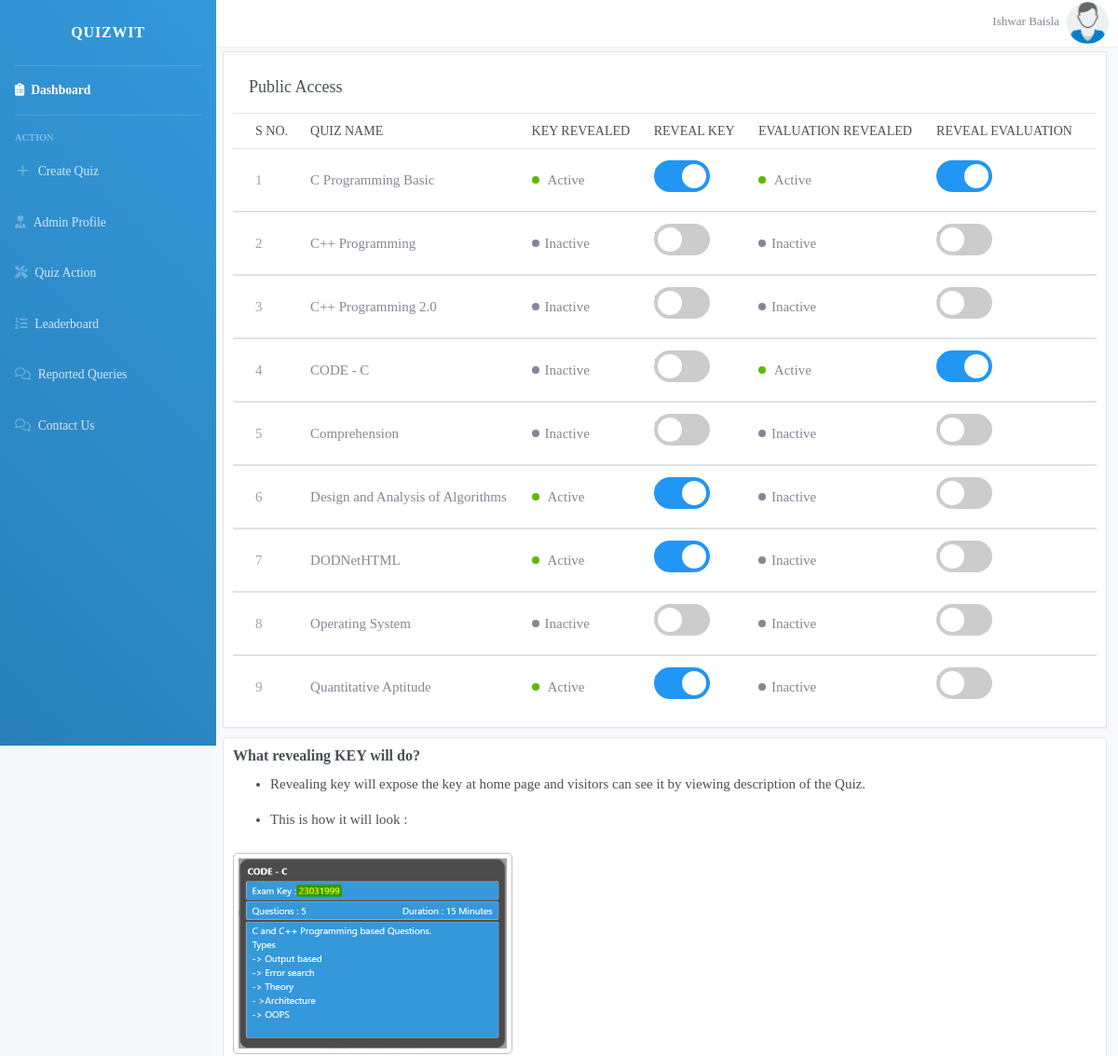
The app's page /public_access.php (signed in, upper part), older data.
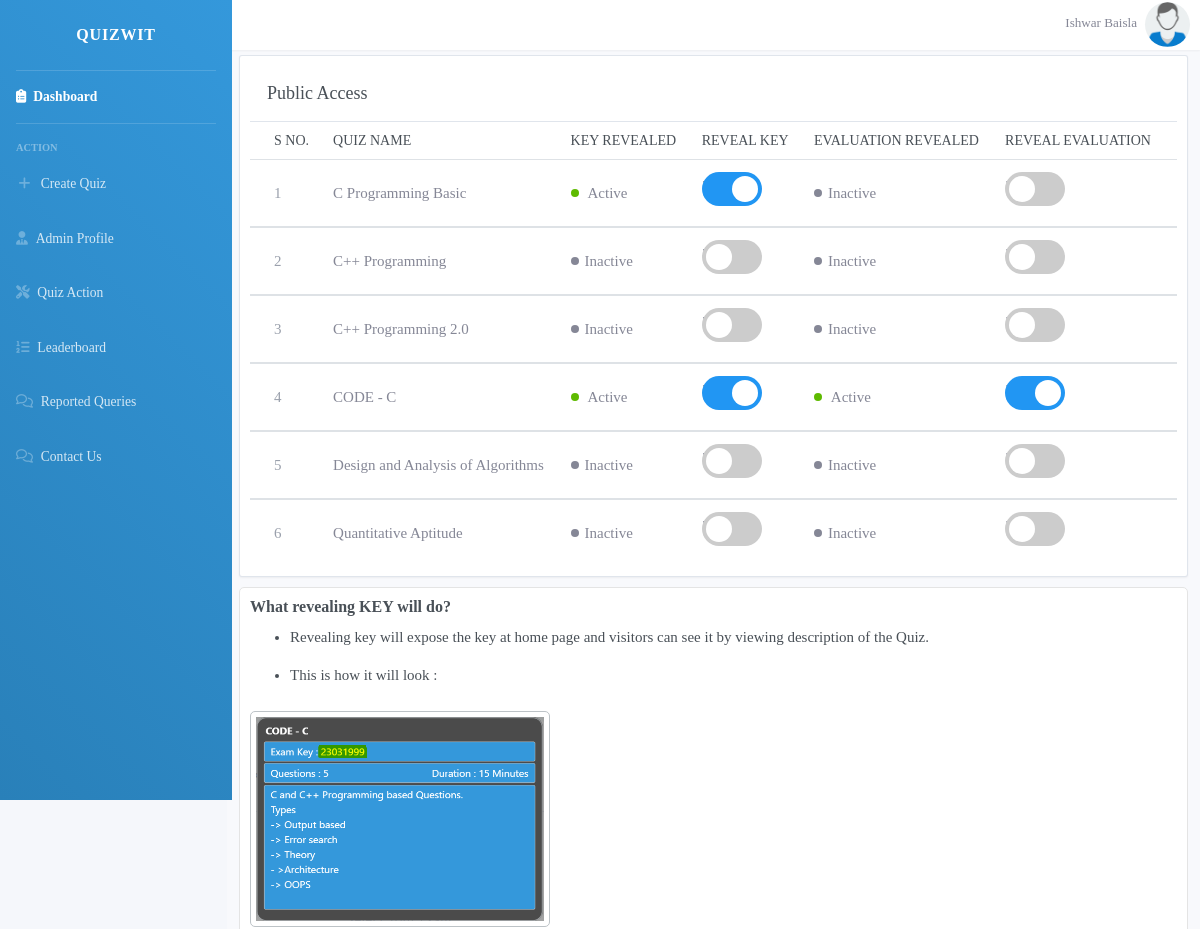
The same page, newer data.
### tables this page shows
CREATE TABLE `quizes` (
  `quiz_id` int(11) NOT NULL,
  `quiz_name` varchar(50) NOT NULL,
  `difficulty_level` char(30) NOT NULL,
  `description` varchar(1000) NOT NULL,
  `number_of_questions` int(11) NOT NULL,
  `is_active` int(11) NOT NULL,
  `active_timing` bigint(20) NOT NULL,
  `inactive_timing` bigint(20) NOT NULL,
  `Exam_key` varchar(30) NOT NULL,
  `key_access` tinyint(4) NOT NULL,
  `show_evaluation` tinyint(4) NOT NULL,
  `shuffle` tinyint(4) NOT NULL,
  `time_duration` int(11) NOT NULL,
  `marks_per_question` int(11) NOT NULL,
  `negative_marking` double NOT NULL,
  `passing_percentage` int(11) NOT NULL,
  `admin_email_id` int(11) NOT NULL,
  `time_stamp` varchar(100) NOT NULL
);

### public_access.php (the view, shortened to what this page needs)
<!DOCTYPE html>
<html>
<head>
</head>
</html>
<?php
    require_once('connection.php');
?>
<!DOCTYPE html>
<html>
	<?php include 'includes/header.php'; ?>
	<?php include 'includes/navbar.php'; ?>
	<div class="container">
  <div style="height: 55px;"></div>
		<div  style="margin-bottom: -40px;"class="row row-card row-deck">
			<div class="col-12">
				<div class="card">
					<div class="card-header">
						<h2 class="card-title">Public Access</h2>
					</div>
					<div class="table-responsive">
						<table class="table card-table table-vcenter text-nowrap">
							<thead>
								<tr>
									<th class="w-1">S No.</th>
									<th>Quiz Name</th>
									<th>Key Revealed</th>
									<th>Reveal Key</th>
									<th>Evaluation Revealed</th>
									<th>Reveal Evaluation</th>
								</tr>
							</thead>
							<tbody>
								<form action="toggle_state.php" method="get">
					        	<?php
					            $temp = "SELECT * FROM quizes WHERE admin_email_id='$_SESSION[admin_id]' ORDER BY quiz_name";
					            $result = mysqli_query($conn,$temp);
					            $i = 1;
					             $k=-1;
					             $m=1;
					            while($row = $result->fetch_assoc())
					            {
					               $sql = "SELECT * FROM question_bank WHERE quiz_id='$row[quiz_id]'";
					                    $temp = mysqli_query($conn,$sql);
					                  if($temp->num_rows>0)
					                  {
					                 $k = $k+1;
					                ?>
					                      <tr>
					                      	<td>
								              <span class="text-muted"><?php echo $i; ?></span>
								            </td>
					                        <td class="quiz-name"><?php echo $row['quiz_name']; ?></td>
					                    <td class="quiz-status">
					                        	<?php
					                        	if($row['key_access'])
					                    {
					                    	echo "<span class='status-icon bg-success'></span>
					                    		Active
					                    	<div class='count-active'></div>"; $m = 1;}
					                    else
					                    	{echo "<span class='status-icon bg-unsuccess'></span>Inactive";
					                     $m=2;}
					                    ?>
					                    </td>
					                    <td class='toggle'>
					                        <label class="switch">
					                        <?php
					                        if($m==1)
					                        {
					                        	?>
					                        <input class='check-key-access' onclick='change_key_access(<?php echo $row['quiz_id'];?>,<?php echo $k;?>)' type='checkbox' checked>;
					                        <?php
					                         }
					                         else {
					                         	?>
					                        <input class='check-key-access' onclick='change_key_access(<?php echo $row['quiz_id'];?>,<?php echo $k;?>)' type='checkbox' unchecked>;
                                              <?php
                                          }
                                          ?>
  											<span class="slider round"></span>
											</label>
					                    </td>
					                         <td class="quiz-status">
					                        	<?php
					                        	if($row['show_evaluation'])
					                    {
					                    	echo "<span class='status-icon bg-success'></span>
					                    		Active
					                    	<div class='count-active'></div>"; $m = 1;}
					                    else
					                    	{echo "<span class='status-icon bg-unsuccess'></span>Inactive";
					                     $m=2;}
					                    ?>
					                    </td>
					                    <td class='toggle'>
					                        <label class="switch">
					                        <?php
					                        if($m==1)
					                        {
					                        	?>
					                        <input class='check-evaluation' onclick='change_evaluation_access(<?php echo $row['quiz_id'];?>,<?php echo $k;?>)' type='checkbox' checked>;
					                        <?php
					                         }
					                         else {
					                         	?>
					                        <input class='check-evaluation' onclick='change_evaluation_access(<?php echo $row['quiz_id'];?>,<?php echo $k;?>)' type='checkbox' unchecked>;
                                              <?php
                                          }
                                          ?>
  											<span class="slider round"></span>
											</label>
					                    </td>
					                  </tr>
							</tbody>
							<?php
                                     $i =$i + 1;
					              }
					        }
					        ?>
						</table>
					</div>
				</div>
			</div>
		</div>
    <div class="explaining-feature">
   		<h5>What revealing KEY will do?</h5>
   				<ul>
   					<li> Revealing key will expose the key at home page and visitors can see it by viewing description of the Quiz.
   					</li>
   				</ul>
   				<ul>
   					<li>This is how it will look :</li>
   				</ul>
   			<img class="reveal-key" src="images/key_reveal.png" alt="view not able to load">
   		<br>
   		<br>
    </div>
	</div>
</body>
</html>

### includes/header.php (shortened to what this page needs)
<!DOCTYPE html>
<html lang="en">
<head>
  <link href="css/sb-admin-2.css" rel="stylesheet">
  <link href="css/dashboard.css" rel="stylesheet">
</head>
<body id="page-top" >
  <div id="wrapper">

### includes/navbar.php (shortened to what this page needs)
   <ul style="max-height:100vh;overflow-y:auto;overflow-x:hidden;background: linear-gradient(45deg, #2980b9, #3498db);position: absolute;position: fixed;" class="navbar-nav sidebar sidebar-dark accordion open-close-sidebar" id="accordionSidebar">
<a class="sidebar-brand d-flex align-items-center justify-content-center" href="index.php">
  <div style="display: block;" class="sidebar-brand-text mx-3">QuizWit</div>
</a>
<hr class="sidebar-divider my-0">
<li class="nav-item active">
  <a class="nav-link" href="admin_dashboard.php">
    <i class="fas fa-clipboard-list"></i>
    <span>Dashboard</span></a>
</li>
<hr class="sidebar-divider">
<div class="sidebar-heading">
  Action
</div>
<li class="nav-item">
  <a class="nav-link collapsed" href="createquiz.php" >
    <i class="fas fa-fw fa-plus"></i>
    <span>Create Quiz</span>
  </a>
</li>
<li class="nav-item">
  <a class="nav-link" href="admin_profile.php">
    <i class="fas fa-user-tie"></i>
    <span>Admin Profile</span></a>
</li>
<li class="nav-item">
  <?php
  $control = 0;
  $quizControl = 0;
    $sql = "SELECT * FROM quizes WHERE admin_email_id='$_SESSION[admin_id]'";
    $result = mysqli_query($conn,$sql);
    while($row = $result->fetch_assoc()){
      $quizControl  = 1;
      $sql = "SELECT * FROM question_bank WHERE quiz_id='$row[quiz_id]'";
      $res = mysqli_query($conn,$sql);
      if($res->num_rows>0)
        {$control = 1;
        break;}
    }
  ?>
<?php if($quizControl){?>
  <a id="quiz-action-toggle" class="nav-link" href="#">
    <i class="fas fa-tools"></i>
    <span>Quiz Action</span>
  </a>
<?php }?>
</li>
<?php
if($control){
?>
<li class="nav-item">
  <a class="nav-link" href="leaderboard.php">
    <i class="fas fa-list-ol"></i>
    <span>Leaderboard</span></a>
</li>
<?php
}
?>
<?php if($quizControl){ ?>
<li class="nav-item">
  <a class="nav-link" href="view-reported-queries.php">
    <i class="far fa-comments"></i>
    <span>Reported Queries</span></a>
</li>
<?php } ?>
<li class="nav-item">
  <a class="nav-link" href="contact_us.php">
    <i class="far fa-comments"></i>
    <span>Contact Us</span></a>
</li>
</ul>
    <div id="content-wrapper" class="d-flex flex-column">
      <div id="content">
        <nav style="z-index: 2;width: 100%;position: absolute;left: 0;top:0;position: fixed;height: 50px;" class="navbar navbar-expand navbar-light bg-white topbar mb-4 static-top shadow">
          <ul class="navbar-nav ml-auto">
            <li style="position: absolute;right: 2px;top:-12px;" class="nav-item dropdown no-arrow">
              <a class="nav-link dropdown-toggle" href="#" id="userDropdown" role="button" data-toggle="dropdown" aria-haspopup="true" aria-expanded="false">
                <span class="mr-2 d-none d-lg-inline text-gray-600 small">
               <?php echo $_SESSION['name']; ?>
                  <?php
                    $sql = "SELECT * FROM profile_photo WHERE admin_email='$_SESSION[email]'";
                    $result = mysqli_query($conn,$sql);
                    if($result->num_rows==1)
                    {
                      $row = $result->fetch_assoc();
                      $image_name = $row['image_name'];
                    }
                    else $image_name = "default_image.png";
                  ?>
                </span>
                <span class="p-img-c" >
                  <img id="menu-circle-photo"  src="profile_photo/<?php echo $image_name; ?>" style="max-width:100%;">
                </span>
              </a>
            </li>
          </ul>
        </nav>

### public_access.php (style rules this page uses)
.explaining-feature { margin-bottom: 30px; margin-top: -15px; background: white; padding: 10px; border-radius: 5px; border: 0.5px solid #e4e4e4; }
.reveal-key { width: 300px; height: 216px; border: 0.5px solid #bdc3c7; border-radius: 5px; padding: 5px; margin-top: 10px; }

### includes/header.php (style rules this page uses)
body { font-family: -webkit-pictograph; }
.open-close-sidebar { z-index: 3; }

Row changes from the older to the newer data that the page shows:
removed quizes: quiz_name "Comprehension", key_access 0 (drawn), show_evaluation 0 (drawn)
removed quizes: quiz_name "DODNetHTML", key_access 1 (drawn), show_evaluation 0 (drawn)
removed quizes: quiz_name "Operating System", key_access 0 (drawn), show_evaluation 0 (drawn)
changed quizes "C Programming Basic": show_evaluation "Active" → "Inactive"
changed quizes "CODE - C": key_access "Inactive" → "Active"
changed quizes "Design and Analysis of Algorithms": key_access "Active" → "Inactive"
changed quizes "Quantitative Aptitude": key_access "Active" → "Inactive"
